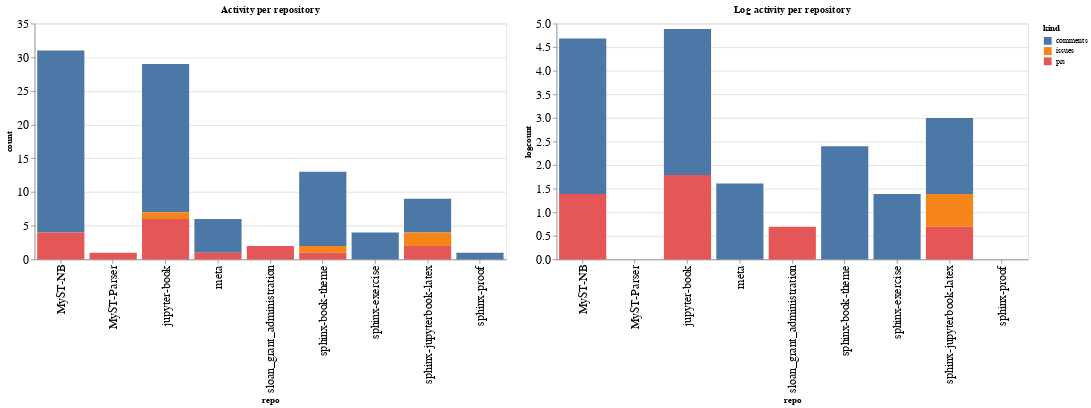

Write notebook code for a chart like this one.
### Code cell
ch1 = alt.Chart(repo_summaries, width=600, title="Activity per repository").mark_bar().encode(
    x='repo',
    y='count',
    color='kind',
    tooltip="kind"
)

ch2 = alt.Chart(repo_summaries, width=600, title="Log activity per repository").mark_bar().encode(
    x='repo',
    y='logcount',
    color='kind',
    tooltip="kind"
)

ch1 | ch2

### Figure 1 — Vega-Lite specification as saved in the notebook (floating-point values rounded to 4 significant figures)
{"config": {"axisLeft": {"labelFontSize": 15}, "axisBottom": {"labelFontSize": 15}}, "hconcat": [{"mark": "bar", "encoding": {"color": {"type": "nominal", "field": "kind"}, "tooltip": {"type": "nominal", "field": "kind"}, "x": {"type": "nominal", "field": "repo"}, "y": {"type": "quantitative", "field": "count"}}, "title": "Activity per repository", "width": 600}, {"mark": "bar", "encoding": {"color": {"type": "nominal", "field": "kind"}, "tooltip": {"type": "nominal", "field": "kind"}, "x": {"type": "nominal", "field": "repo"}, "y": {"type": "quantitative", "field": "logcount"}}, "title": "Log activity per repository", "width": 600}], "data": {"name": "data-38edb5e8c1b0c9b1e84fee362ff9bfec"}, "$schema": "https://vega.github.io/schema/vega-lite/v4.8.1.json", "datasets": {"data-38edb5e8c1b0c9b1e84fee362ff9bfec": [{"repo": "MyST-NB", "kind": "comments", "count": 27, "logcount": 3.296}, {"repo": "MyST-NB", "kind": "prs", "count": 4, "logcount": 1.386}, {"repo": "MyST-Parser", "kind": "prs", "count": 1, "logcount": 0.0}, {"repo": "jupyter-book", "kind": "comments", "count": 22, "logcount": 3.091}, {"repo": "jupyter-book", "kind": "issues", "count": 1, "logcount": 0.0}, {"repo": "jupyter-book", "kind": "prs", "count": 6, "logcount": 1.792}, {"repo": "meta", "kind": "comments", "count": 5, "logcount": 1.609}, {"repo": "meta", "kind": "prs", "count": 1, "logcount": 0.0}, {"repo": "sloan_grant_administration", "kind": "prs", "count": 2, "logcount": 0.6931}, {"repo": "sphinx-book-theme", "kind": "comments", "count": 11, "logcount": 2.398}, {"repo": "sphinx-book-theme", "kind": "issues", "count": 1, "logcount": 0.0}, {"repo": "sphinx-book-theme", "kind": "prs", "count": 1, "logcount": 0.0}, {"repo": "sphinx-exercise", "kind": "comments", "count": 4, "logcount": 1.386}, {"repo": "sphinx-jupyterbook-latex", "kind": "comments", "count": 5, "logcount": 1.609}, {"repo": "sphinx-jupyterbook-latex", "kind": "issues", "count": 2, "logcount": 0.6931}, {"repo": "sphinx-jupyterbook-latex", "kind": "prs", "count": 2, "logcount": 0.6931}, {"repo": "sphinx-proof", "kind": "comments", "count": 1, "logcount": 0.0}]}}
